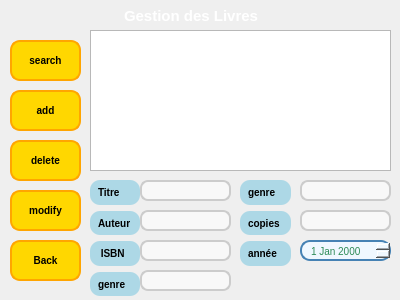
<?xml version="1.0" encoding="UTF-8"?>
<ui version="4.0">
 <class>AdmingestionLivre</class>
 <widget class="QWidget" name="AdmingestionLivre">
  <property name="geometry">
   <rect>
    <x>0</x>
    <y>0</y>
    <width>400</width>
    <height>300</height>
   </rect>
  </property>
  <property name="windowTitle">
   <string>Form</string>
  </property>
  <widget class="QLabel" name="label">
   <property name="geometry">
    <rect>
     <x>-40</x>
     <y>-40</y>
     <width>491</width>
     <height>381</height>
    </rect>
   </property>
   <property name="styleSheet">
    <string notr="true">image: url(:/new/prefix2/Resources/milad-fakurian-E8Ufcyxz514-unsplash.jpg);</string>
   </property>
   <property name="text">
    <string/>
   </property>
  </widget>
  <widget class="QLineEdit" name="lineEditUser_6">
   <property name="geometry">
    <rect>
     <x>140</x>
     <y>180</y>
     <width>91</width>
     <height>21</height>
    </rect>
   </property>
   <property name="styleSheet">
    <string notr="true">QLineEdit {
    background-color: #f8f8f8;        /* Light gray background */
    border: 2px solid #ccc;           /* Light border */
    border-radius: 8px;               /* Rounded corners */
    padding: 12px;                    /* Padding inside the input field */
    font-size: 4px;                  /* Font size for the text */
    color: #333;                      /* Text color */
    transition: border 0.3s ease, box-shadow 0.3s ease; /* Smooth transition */
}

QLineEdit:focus {
    border-color: #4CAF50;            /* Green border on focus */
    box-shadow: 0 0 5px rgba(76, 175, 80, 0.7); /* Green glow effect */
    outline: none;                    /* Remove the default outline */
}

QLineEdit::placeholder {
    color: #aaa;                      /* Lighter text for placeholder */
    font-style: italic;               /* Italic style for placeholder */
}</string>
   </property>
  </widget>
  <widget class="QPushButton" name="pushButton_2">
   <property name="geometry">
    <rect>
     <x>10</x>
     <y>90</y>
     <width>71</width>
     <height>41</height>
    </rect>
   </property>
   <property name="font">
    <font>
     <pointsize>-1</pointsize>
     <bold>true</bold>
    </font>
   </property>
   <property name="styleSheet">
    <string notr="true">QPushButton {
    background-color: #FFD700; /* Couleur jaune (Gold) */
    color: black; /* Texte noir */
    border: 2px solid #FFA500; /* Bordure orange */
    border-radius: 10px; /* Coins arrondis */
    font-size: 10px; /* Taille du texte */
    font-weight: bold; /* Texte en gras */
}

QPushButton:hover {
    background-color: #FFC107; /* Couleur jaune plus claire au survol */
}

QPushButton:pressed {
    background-color: #87CEEB; /* Couleur jaune foncée lorsqu'on clique */
    border: 2px solid #FF6F00; /* Bordure plus foncée */
}
</string>
   </property>
   <property name="text">
    <string>add</string>
   </property>
  </widget>
  <widget class="QPushButton" name="pushButton_4">
   <property name="geometry">
    <rect>
     <x>10</x>
     <y>190</y>
     <width>71</width>
     <height>41</height>
    </rect>
   </property>
   <property name="font">
    <font>
     <pointsize>-1</pointsize>
     <bold>true</bold>
    </font>
   </property>
   <property name="styleSheet">
    <string notr="true">QPushButton {
    background-color: #FFD700; /* Couleur jaune (Gold) */
    color: black; /* Texte noir */
    border: 2px solid #FFA500; /* Bordure orange */
    border-radius: 10px; /* Coins arrondis */
    font-size: 10px; /* Taille du texte */
    font-weight: bold; /* Texte en gras */
}

QPushButton:hover {
    background-color: #FFC107; /* Couleur jaune plus claire au survol */
}

QPushButton:pressed {
    background-color: #87CEEB; /* Couleur jaune foncée lorsqu'on clique */
    border: 2px solid #FF6F00; /* Bordure plus foncée */
}
</string>
   </property>
   <property name="text">
    <string>modify</string>
   </property>
  </widget>
  <widget class="QWidget" name="layoutWidget">
   <property name="geometry">
    <rect>
     <x>90</x>
     <y>180</y>
     <width>50</width>
     <height>116</height>
    </rect>
   </property>
   <layout class="QVBoxLayout" name="verticalLayout">
    <item>
     <widget class="QLabel" name="label_14">
      <property name="styleSheet">
       <string notr="true">QLabel {
    background-color: #ADD8E6;  /* Light blue background */
    color: black;               /* Text color */
    font-size: 10px;            /* Font size */
    padding: 5px;              /* Padding inside the label */
	font : Bold ;
    text-align: center;         /* Center the text */
    border-radius: 10px;        /* Rounded corners */
}
</string>
      </property>
      <property name="text">
       <string>Titre</string>
      </property>
     </widget>
    </item>
    <item>
     <widget class="QLabel" name="label_15">
      <property name="styleSheet">
       <string notr="true">QLabel {
    background-color: #ADD8E6;  /* Light blue background */
    color: black;               /* Text color */
    font-size: 10px;            /* Font size */
    padding: 5px;              /* Padding inside the label */
	font : Bold ;
    text-align: center;         /* Center the text */
    border-radius: 10px;        /* Rounded corners */
}
</string>
      </property>
      <property name="text">
       <string>Auteur</string>
      </property>
     </widget>
    </item>
    <item>
     <widget class="QLabel" name="label_16">
      <property name="styleSheet">
       <string notr="true">QLabel {
    background-color: #ADD8E6;  /* Light blue background */
    color: black;               /* Text color */
    font-size: 10px;            /* Font size */
    padding: 5px;              /* Padding inside the label */
	font : Bold ;
    text-align: center;         /* Center the text */
    border-radius: 10px;        /* Rounded corners */
}
</string>
      </property>
      <property name="text">
       <string> ISBN</string>
      </property>
     </widget>
    </item>
    <item>
     <widget class="QLabel" name="label_17">
      <property name="styleSheet">
       <string notr="true">QLabel {
    background-color: #ADD8E6;  /* Light blue background */
    color: black;               /* Text color */
    font-size: 10px;            /* Font size */
    padding: 5px;              /* Padding inside the label */
	font : Bold ;
    text-align: center;         /* Center the text */
    border-radius: 10px;        /* Rounded corners */
}
</string>
      </property>
      <property name="text">
       <string>genre</string>
      </property>
     </widget>
    </item>
   </layout>
  </widget>
  <widget class="QPushButton" name="pushButton_3">
   <property name="geometry">
    <rect>
     <x>10</x>
     <y>140</y>
     <width>71</width>
     <height>41</height>
    </rect>
   </property>
   <property name="font">
    <font>
     <pointsize>-1</pointsize>
     <bold>true</bold>
    </font>
   </property>
   <property name="styleSheet">
    <string notr="true">QPushButton {
    background-color: #FFD700; /* Couleur jaune (Gold) */
    color: black; /* Texte noir */
    border: 2px solid #FFA500; /* Bordure orange */
    border-radius: 10px; /* Coins arrondis */
    font-size: 10px; /* Taille du texte */
    font-weight: bold; /* Texte en gras */
}

QPushButton:hover {
    background-color: #FFC107; /* Couleur jaune plus claire au survol */
}

QPushButton:pressed {
    background-color: #87CEEB; /* Couleur jaune foncée lorsqu'on clique */
    border: 2px solid #FF6F00; /* Bordure plus foncée */
}
</string>
   </property>
   <property name="text">
    <string>delete</string>
   </property>
  </widget>
  <widget class="QPushButton" name="pushButton">
   <property name="geometry">
    <rect>
     <x>10</x>
     <y>40</y>
     <width>71</width>
     <height>41</height>
    </rect>
   </property>
   <property name="font">
    <font>
     <pointsize>-1</pointsize>
     <bold>true</bold>
    </font>
   </property>
   <property name="styleSheet">
    <string notr="true">QPushButton {
    background-color: #FFD700; /* Couleur jaune (Gold) */
    color: black; /* Texte noir */
    border: 2px solid #FFA500; /* Bordure orange */
    border-radius: 10px; /* Coins arrondis */
    font-size: 10px; /* Taille du texte */
    font-weight: bold; /* Texte en gras */
}

QPushButton:hover {
    background-color: #FFC107; /* Couleur jaune plus claire au survol */
}

QPushButton:pressed {
    background-color: #87CEEB; /* Couleur jaune foncée lorsqu'on clique */
    border: 2px solid #FF6F00; /* Bordure plus foncée */
}
</string>
   </property>
   <property name="text">
    <string>search</string>
   </property>
  </widget>
  <widget class="QLineEdit" name="lineEditUser_7">
   <property name="geometry">
    <rect>
     <x>140</x>
     <y>210</y>
     <width>91</width>
     <height>21</height>
    </rect>
   </property>
   <property name="styleSheet">
    <string notr="true">QLineEdit {
    background-color: #f8f8f8;        /* Light gray background */
    border: 2px solid #ccc;           /* Light border */
    border-radius: 8px;               /* Rounded corners */
    padding: 6px;                    /* Padding inside the input field */
    font-size: 10px;                  /* Font size for the text */
    color: #333;                      /* Text color */
    transition: border 0.3s ease, box-shadow 0.3s ease; /* Smooth transition */
}

QLineEdit:focus {
    border-color: #4CAF50;            /* Green border on focus */
    box-shadow: 0 0 5px rgba(76, 175, 80, 0.7); /* Green glow effect */
    outline: none;                    /* Remove the default outline */
}

QLineEdit::placeholder {
    color: #aaa;                      /* Lighter text for placeholder */
    font-style: italic;               /* Italic style for placeholder */
}</string>
   </property>
  </widget>
  <widget class="QDateEdit" name="dateEdit">
   <property name="geometry">
    <rect>
     <x>300</x>
     <y>240</y>
     <width>91</width>
     <height>21</height>
    </rect>
   </property>
   <property name="styleSheet">
    <string notr="true">QDateEdit {
    background-color: #F0F8FF;  /* Couleur de fond très claire (bleu pâle) */
    border: 2px solid #4682B4;  /* Bordure bleu foncé */
    border-radius: 10px;        /* Coins arrondis */
    padding: 3px 7px;          /* Espacement autour du texte */
    font-size: 10px;            /* Taille de la police */
    color: #2E8B57;             /* Couleur du texte (vert foncé) */
}

QDateEdit::drop-down {
    border: none;               /* Enlever la bordure du bouton de menu déroulant */
    background-color: #4682B4;  /* Couleur de fond du bouton déroulant */
    width: 20px;                /* Largeur du bouton déroulant */
}

QDateEdit::down-arrow {
    image: url(:/icons/down-arrow.png); /* Icône flèche vers le bas personnalisée */
}

QDateEdit:focus {
    border: 2px solid #1E90FF;  /* Bordure bleue claire lorsqu'en focus */
    background-color: #E0FFFF;  /* Fond bleu clair lorsque l'élément est en focus */
}
</string>
   </property>
  </widget>
  <widget class="QLabel" name="label_6">
   <property name="geometry">
    <rect>
     <x>20</x>
     <y>-20</y>
     <width>51</width>
     <height>81</height>
    </rect>
   </property>
   <property name="styleSheet">
    <string notr="true">image: url(:/new/prefix4/Resources/Premium_Vector___Man_reading_book_Logo_Template_Design-removebg-preview (1).png);</string>
   </property>
   <property name="text">
    <string/>
   </property>
  </widget>
  <widget class="QLineEdit" name="lineEditUser_9">
   <property name="geometry">
    <rect>
     <x>140</x>
     <y>270</y>
     <width>91</width>
     <height>21</height>
    </rect>
   </property>
   <property name="styleSheet">
    <string notr="true">QLineEdit {
    background-color: #f8f8f8;        /* Light gray background */
    border: 2px solid #ccc;           /* Light border */
    border-radius: 8px;               /* Rounded corners */
    padding: 6px;                    /* Padding inside the input field */
    font-size: 10px;                  /* Font size for the text */
    color: #333;                      /* Text color */
    transition: border 0.3s ease, box-shadow 0.3s ease; /* Smooth transition */
}

QLineEdit:focus {
    border-color: #4CAF50;            /* Green border on focus */
    box-shadow: 0 0 5px rgba(76, 175, 80, 0.7); /* Green glow effect */
    outline: none;                    /* Remove the default outline */
}

QLineEdit::placeholder {
    color: #aaa;                      /* Lighter text for placeholder */
    font-style: italic;               /* Italic style for placeholder */
}</string>
   </property>
  </widget>
  <widget class="QLineEdit" name="lineEditUser_8">
   <property name="geometry">
    <rect>
     <x>140</x>
     <y>240</y>
     <width>91</width>
     <height>21</height>
    </rect>
   </property>
   <property name="styleSheet">
    <string notr="true">QLineEdit {
    background-color: #f8f8f8;        /* Light gray background */
    border: 2px solid #ccc;           /* Light border */
    border-radius: 8px;               /* Rounded corners */
    padding: 6px;                    /* Padding inside the input field */
    font-size: 10px;                  /* Font size for the text */
    color: #333;                      /* Text color */
    transition: border 0.3s ease, box-shadow 0.3s ease; /* Smooth transition */
}

QLineEdit:focus {
    border-color: #4CAF50;            /* Green border on focus */
    box-shadow: 0 0 5px rgba(76, 175, 80, 0.7); /* Green glow effect */
    outline: none;                    /* Remove the default outline */
}

QLineEdit::placeholder {
    color: #aaa;                      /* Lighter text for placeholder */
    font-style: italic;               /* Italic style for placeholder */
}</string>
   </property>
  </widget>
  <widget class="QLabel" name="label_2">
   <property name="geometry">
    <rect>
     <x>110</x>
     <y>-20</y>
     <width>251</width>
     <height>71</height>
    </rect>
   </property>
   <property name="font">
    <font>
     <family>Arial</family>
     <pointsize>-1</pointsize>
     <bold>true</bold>
    </font>
   </property>
   <property name="styleSheet">
    <string notr="true">QLabel 
{
color: white; /* Couleur du texte en jaune (Gold) FFD700*/
 font-size: 15px; /* Taille du texte */
    font-weight: bold; /* Texte en gras */
    font-family: Arial, sans-serif; /* Police de caractère */
    text-align: center; /* Centrer le texte */
    padding: 10px; /* Espacement autour du texte */
}

QLabel:hover {
    color: #FFD700; /* Couleur du texte plus claire au survol */
}

QLabel:focus {
    border: 2px solid #ADD8E6; /* Bordure orange lorsqu'en focus */
}
</string>
   </property>
   <property name="text">
    <string>Gestion des Livres </string>
   </property>
  </widget>
  <widget class="QLineEdit" name="lineEditUser_10">
   <property name="geometry">
    <rect>
     <x>300</x>
     <y>180</y>
     <width>91</width>
     <height>21</height>
    </rect>
   </property>
   <property name="styleSheet">
    <string notr="true">QLineEdit {
    background-color: #f8f8f8;        /* Light gray background */
    border: 2px solid #ccc;           /* Light border */
    border-radius: 8px;               /* Rounded corners */
    padding: 6px;                    /* Padding inside the input field */
    font-size: 10px;                  /* Font size for the text */
    color: #333;                      /* Text color */
    transition: border 0.3s ease, box-shadow 0.3s ease; /* Smooth transition */
}

QLineEdit:focus {
    border-color: #4CAF50;            /* Green border on focus */
    box-shadow: 0 0 5px rgba(76, 175, 80, 0.7); /* Green glow effect */
    outline: none;                    /* Remove the default outline */
}

QLineEdit::placeholder {
    color: #aaa;                      /* Lighter text for placeholder */
    font-style: italic;               /* Italic style for placeholder */
}</string>
   </property>
  </widget>
  <widget class="QLineEdit" name="lineEditUser_11">
   <property name="geometry">
    <rect>
     <x>300</x>
     <y>210</y>
     <width>91</width>
     <height>21</height>
    </rect>
   </property>
   <property name="styleSheet">
    <string notr="true">QLineEdit {
    background-color: #f8f8f8;        /* Light gray background */
    border: 2px solid #ccc;           /* Light border */
    border-radius: 8px;               /* Rounded corners */
    padding: 6px;                    /* Padding inside the input field */
    font-size: 10px;                  /* Font size for the text */
    color: #333;                      /* Text color */
    transition: border 0.3s ease, box-shadow 0.3s ease; /* Smooth transition */
}

QLineEdit:focus {
    border-color: #4CAF50;            /* Green border on focus */
    box-shadow: 0 0 5px rgba(76, 175, 80, 0.7); /* Green glow effect */
    outline: none;                    /* Remove the default outline */
}

QLineEdit::placeholder {
    color: #aaa;                      /* Lighter text for placeholder */
    font-style: italic;               /* Italic style for placeholder */
}</string>
   </property>
  </widget>
  <widget class="QTableView" name="tableView">
   <property name="geometry">
    <rect>
     <x>90</x>
     <y>30</y>
     <width>301</width>
     <height>141</height>
    </rect>
   </property>
  </widget>
  <widget class="QWidget" name="layoutWidget_2">
   <property name="geometry">
    <rect>
     <x>240</x>
     <y>180</y>
     <width>51</width>
     <height>86</height>
    </rect>
   </property>
   <layout class="QVBoxLayout" name="verticalLayout_3">
    <item>
     <widget class="QLabel" name="label_22">
      <property name="styleSheet">
       <string notr="true">QLabel {
    background-color: #ADD8E6;  /* Light blue background */
    color: black;               /* Text color */
    font-size: 10px;            /* Font size */
    padding: 5px;              /* Padding inside the label */
	font : Bold ;
    text-align: center;         /* Center the text */
    border-radius: 10px;        /* Rounded corners */
}
</string>
      </property>
      <property name="text">
       <string>genre</string>
      </property>
     </widget>
    </item>
    <item>
     <widget class="QLabel" name="label_23">
      <property name="styleSheet">
       <string notr="true">QLabel {
    background-color: #ADD8E6;  /* Light blue background */
    color: black;               /* Text color */
    font-size: 10px;            /* Font size */
    padding: 5px;              /* Padding inside the label */
	font : Bold ;
    text-align: center;         /* Center the text */
    border-radius: 10px;        /* Rounded corners */
}
</string>
      </property>
      <property name="text">
       <string>copies</string>
      </property>
     </widget>
    </item>
    <item>
     <widget class="QLabel" name="label_24">
      <property name="styleSheet">
       <string notr="true">QLabel {
    background-color: #ADD8E6;  /* Light blue background */
    color: black;               /* Text color */
    font-size: 10px;            /* Font size */
    padding: 5px;              /* Padding inside the label */
	font : Bold ;
    text-align: center;         /* Center the text */
    border-radius: 10px;        /* Rounded corners */
}
</string>
      </property>
      <property name="text">
       <string>année</string>
      </property>
     </widget>
    </item>
   </layout>
  </widget>
  <widget class="QPushButton" name="pushButton_5">
   <property name="geometry">
    <rect>
     <x>10</x>
     <y>240</y>
     <width>71</width>
     <height>41</height>
    </rect>
   </property>
   <property name="font">
    <font>
     <pointsize>-1</pointsize>
     <bold>true</bold>
    </font>
   </property>
   <property name="styleSheet">
    <string notr="true">QPushButton {
    background-color: #FFD700; /* Couleur jaune (Gold) */
    color: black; /* Texte noir */
    border: 2px solid #FFA500; /* Bordure orange */
    border-radius: 10px; /* Coins arrondis */
    font-size: 10px; /* Taille du texte */
    font-weight: bold; /* Texte en gras */
}

QPushButton:hover {
    background-color: #FFC107; /* Couleur jaune plus claire au survol */
}

QPushButton:pressed {
    background-color: #87CEEB; /* Couleur jaune foncée lorsqu'on clique */
    border: 2px solid #FF6F00; /* Bordure plus foncée */
}
</string>
   </property>
   <property name="text">
    <string>Back</string>
   </property>
  </widget>
 </widget>
 <resources/>
 <connections/>
</ui>
